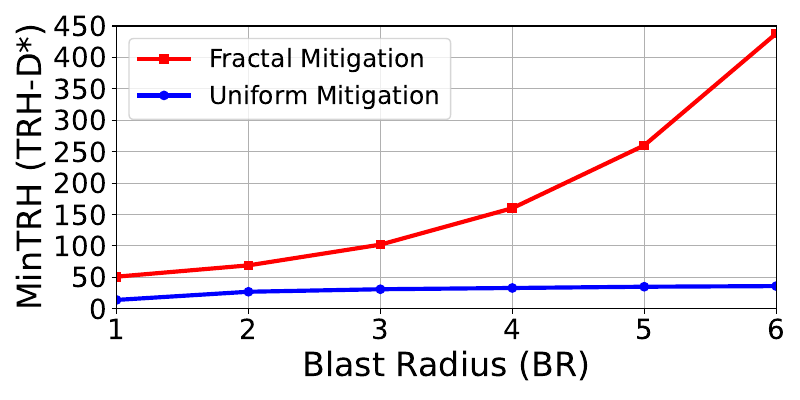

Python code for this plot:
import matplotlib.pyplot as plt
import numpy as np
import matplotlib.patches as patches

import pandas as pd

data1 = pd.read_csv('fig.data',sep='\t', header=None)

# Step 2: Extract the x and y values
x1 = data1.iloc[:, 0]  # First column
y1 = data1.iloc[:, 1]  # Second column

data2 = pd.read_csv('fig2.data',sep='\t', header=None)

# Step 2: Extract the x and y values
x2 = data2.iloc[:, 0]  # First column
y2 = data2.iloc[:, 1]  # Second column


# Generate x-axis values (assuming each data point is one unit apart)
x = range(1, 7)

# Plotting the line graph
plt.figure(figsize=(8, 4))
plt.plot(x2, y2, label="Fractal Mitigation", marker='s', linestyle='-', color='r', linewidth=3)
plt.plot(x1, y1, label="Uniform Mitigation", marker='o', linestyle='-', color='b', linewidth=3)
plt.legend(fontsize=18)
plt.xlabel('Blast Radius (BR)', fontsize=24)
plt.ylabel('MinTRH (TRH-D*)',fontsize=24)
plt.grid(True)
plt.tight_layout()

plt.yticks(range(0, 451, 50))  # Set ymin and ymax for the y-axis
plt.xticks(range(1, 7, 1))  # Set xmin and xmax for the x-axis
plt.ylim(bottom=0) #确保y轴从0开始
plt.ylim(top=450)  #确保y轴在450结束
plt.xlim(left=1)  # 确保x轴从0开始
plt.xlim(right=6)  # 确保x轴在6结束
# plt.text(100.1, 600, '(Multi-TREFI)', fontsize=18, rotation=0, color='red')

# plt.axvline(x=73, color='gray', linestyle='--')  # Vertical dotted line at x=3


# Displaying the plot
plt.xticks(fontsize=20)
plt.yticks(fontsize=20)  
plt.grid(True)  # Show gridlines
plt.tight_layout()  # Adjust layout to avoid labels getting cut off
# plt.subplots_adjust(left=0.1)
plt.savefig('fig.pdf', format='pdf')
plt.show()

